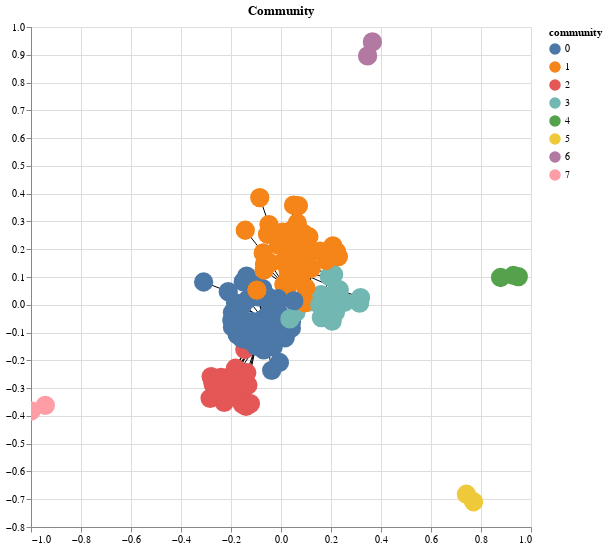

Here is the notebook cell this chart was saved with:
### Markdown cell above
# Community

### Code cell
chart = nxa.draw_networkx(
    G=G,
    pos=nx.spring_layout(G),
    width='weight:N',
    node_tooltip=['id','community']
)

edges = chart.layer[0].properties(height=500, width=500)
nodes = chart.layer[1].properties(height=500, width=500)

nodes = nodes.encode(
    fill='community:N',
    color='community:N'
).properties(
    height=500, width=500, title="Community"
)

central = (edges+nodes).interactive()

central

### Figure 1 — Vega-Lite specification as saved in the notebook (floating-point values rounded to 4 significant figures; data arrays with more than 128 entries replaced by an {"elided": "..."} marker saying what was removed)
{"config": {"view": {"continuousWidth": 400, "continuousHeight": 300}}, "layer": [{"data": {"name": "data-475a5bac647bbbd8f1c4b30248f407fd"}, "mark": {"type": "line", "color": "black", "opacity": 1}, "encoding": {"detail": {"type": "quantitative", "field": "edge"}, "size": {"type": "nominal", "field": "weight", "legend": null}, "x": {"type": "quantitative", "axis": {"title": ""}, "field": "x"}, "y": {"type": "quantitative", "axis": {"title": ""}, "field": "y"}}, "height": 500, "selection": {"selector004": {"type": "interval", "bind": "scales", "encodings": ["x", "y"]}}, "width": 500}, {"data": {"name": "data-0ef2079dbd5787217d6d07dbe1028fbe"}, "mark": {"type": "point", "fill": "red", "opacity": 1, "size": 300}, "encoding": {"color": {"type": "nominal", "field": "community"}, "fill": {"type": "nominal", "field": "community"}, "tooltip": [{"type": "quantitative", "field": "id"}, {"type": "nominal", "field": "community"}], "x": {"type": "quantitative", "field": "x"}, "y": {"type": "quantitative", "field": "y"}}, "height": 500, "title": "Community", "width": 500}], "$schema": "https://vega.github.io/schema/vega-lite/v4.0.2.json", "datasets": {"data-475a5bac647bbbd8f1c4b30248f407fd": {"elided": "684 records"}, "data-0ef2079dbd5787217d6d07dbe1028fbe": {"elided": "154 records"}}}
